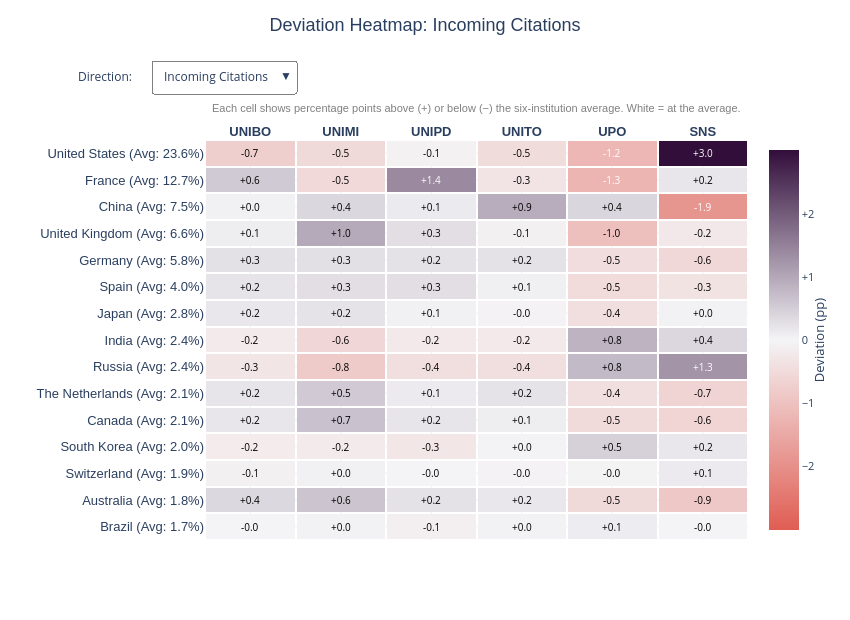

The code cell stored with this chart in its notebook:
### Markdown cell above
### 2c. Deviation Heatmap

As stated before, the stacked bar charts confirm broad integration into global networks, but they mask the institution-specific specializations that differentiate the research profiles of the six Italian institutions.

Moving beyond raw volume, we compare all six institutions using a Deviation Heatmap. By calculating each institution's deviation from the group mean (in percentage points), we mathematically subtract the macro-level dominance of the US/EU core.

The resulting color matrix isolates unique institutional "fingerprints" - showing exactly where a specific university over-indexes (dark purple) or under-indexes (dark gold) geographically compared to its Italian peers.

### Code cell
def compute_deviation_data(direction, top_n=15):
    """Compute the deviation matrix, y-axis labels, and annotation data for one direction."""
    all_data = []

    for inst in INSTITUTIONS:
        df = load_country_data(inst, direction)
        df = df[df["country_code"] != "IT"]
        all_data.append(df)

    combined_df = pd.concat(all_data, ignore_index=True)

    totals = combined_df.groupby("institution")["count"].transform("sum")
    combined_df["Proportion"] = (combined_df["count"] / totals) * 100

    top_countries = (combined_df.groupby("country_name")["count"]
                     .sum()
                     .nlargest(top_n)
                     .index)

    heatmap_df = combined_df[combined_df["country_name"].isin(top_countries)].copy()
    pivot_df = (heatmap_df.pivot(index="country_name", columns="institution", values="Proportion")
                .fillna(0))
    pivot_df = pivot_df[INSTITUTIONS]

    pivot_df["Average"] = pivot_df.mean(axis=1)
    deviation_df = pivot_df[INSTITUTIONS].sub(pivot_df["Average"], axis=0)
    deviation_df["Average"] = pivot_df["Average"]
    deviation_df = deviation_df.sort_values(by="Average", ascending=True)

    averages = deviation_df["Average"].values
    countries = deviation_df.index.tolist()

    y_labels = [f"{country} (Avg: {avg:.1f}%)" for country, avg in zip(countries, averages)]
    true_proportions = deviation_df[INSTITUTIONS].values + averages[:, None]
    deviation_df = deviation_df.drop(columns=["Average"])

    vmax = np.abs(deviation_df.values).max()

    return {
        "z": np.round(deviation_df.values, 3),
        "x": list(deviation_df.columns),
        "y": y_labels,
        "customdata": true_proportions[..., np.newaxis],
        "vmax": vmax,
    }


custom_colorscale = [
    [0.0, "#E05D53"],  # Under-indexing
    [0.5, "#F4F4F6"],  # Average
    [1.0, "#320E3B"]   # Over-indexing
]

DIRECTIONS = ["incoming", "outgoing"]
DIRECTION_LABELS = {"incoming": "Incoming Citations", "outgoing": "Outgoing Citations"}

data = {d: compute_deviation_data(d, top_n=15) for d in DIRECTIONS}

traces = []
annotations_by_direction = {}

for i, direction in enumerate(DIRECTIONS):
    d = data[direction]
    vmax = d["vmax"]

    traces.append(go.Heatmap(
        z=d["z"],
        x=d["x"],
        y=d["y"],
        customdata=d["customdata"],
        colorscale=custom_colorscale,
        zmin=-vmax,
        zmax=vmax,
        zmid=0,
        hovertemplate=(
            "<b>Institution:</b> %{x}<br>" +
            "<b>Country:</b> %{y}<br>" +
            "<b>Deviation from Avg:</b> %{z:+.1f} pp<br>" +
            "<b>True Proportion:</b> %{customdata[0]:.1f}%<br>" +
            "<extra></extra>"
        ),
        colorbar=dict(
            title="Deviation (pp)",
            title_side="right",
            tickvals=[-2, -1, 0, 1, 2],
            ticktext=["−2", "−1", "0", "+1", "+2"],
            tickfont=dict(size=11)
        ),
        xgap=2,
        ygap=2,
        visible=(i == 0)
    ))

    # Per-cell value annotations for this direction
    cell_annotations = []
    for r, row in enumerate(d["z"]):
        for c, val in enumerate(row):
            text_color = "white" if abs(val) > (d["vmax"] * 0.4) else "black"
            cell_annotations.append(dict(
                x=d["x"][c],
                y=d["y"][r],
                text=f"{val:+.1f}",
                font=dict(color=text_color, size=10),
                showarrow=False
            ))

    # Subtitle annotation (shared position, direction-specific wording)
    cell_annotations.append(dict(
        x=0.5, y=1.06,
        xref="paper", yref="paper",
        text="Each cell shows percentage points above (+) or below (−) the six-institution average. White = at the average.",
        showarrow=False,
        font=dict(size=11, color="gray", family="Arial, sans-serif"),
        xanchor="center", yanchor="bottom"
    ))


    annotations_by_direction[direction] = cell_annotations

# Dropdown buttons: toggle trace visibility, y-axis category order, title, and annotations
buttons = []
for i, direction in enumerate(DIRECTIONS):
    visibility = [j == i for j in range(len(DIRECTIONS))]
    buttons.append(dict(
        label=DIRECTION_LABELS[direction],
        method="update",
        args=[
            {"visible": visibility},
            {
                "title": f"Deviation Heatmap: {DIRECTION_LABELS[direction]}",
                "yaxis.categoryarray": data[direction]["y"],
                "annotations": annotations_by_direction[direction]
            }
        ]
    ))

fig = go.Figure(data=traces)

fig.update_layout(
    title=dict(
        text=f"Deviation Heatmap: {DIRECTION_LABELS['incoming']}",
        font=dict(size=18, family="Arial, sans-serif"),
        y=0.97, yanchor="top"
    ),
    title_x=0.5,
    template="plotly_white",
    xaxis=dict(title="", tickfont=dict(size=13, weight="bold", family="Arial, sans-serif"), side="top", tickangle=0),
    yaxis=dict(title="", tickfont=dict(size=13, family="Arial, sans-serif"),
               ticklabelposition="outside right",
               categoryarray=data["incoming"]["y"]),
    width=850,
    height=620,
    margin=dict(t=140, l=180),
    annotations=annotations_by_direction["incoming"],
    updatemenus=[dict(
        active=0,
        buttons=buttons,
        direction="down",
        x=-0.10, xanchor="left",
        y=1.20, yanchor="top",
        showactive=True,
        bgcolor="white",
        bordercolor="gray",
        font=dict(size=12)
    )],
)

fig.add_annotation(
    text="Direction:",
    x=-0.13, y=1.16,
    xref="paper", yref="paper",
    showarrow=False,
    xanchor="right", yanchor="middle",
    font=dict(size=12)
)

fig.show()
